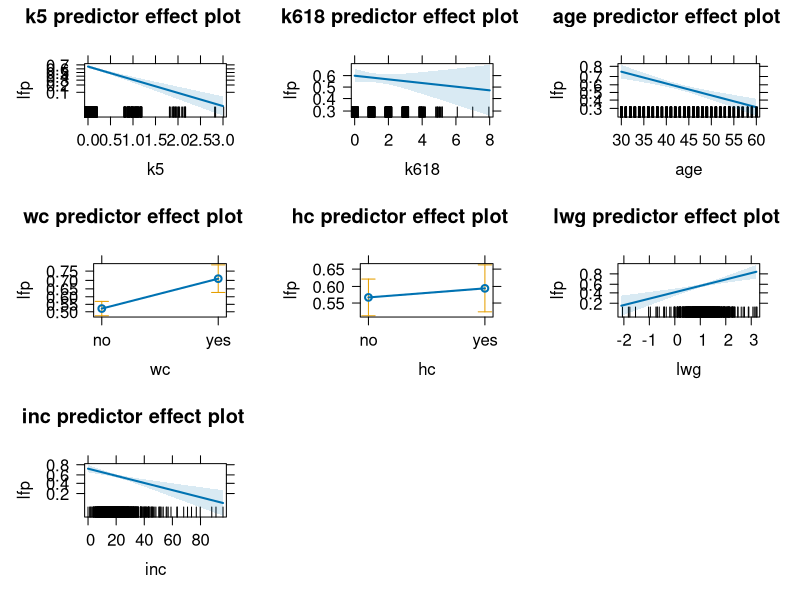

Generate this figure with R:
# Packages ----------------------------------------------------------------

library(carData)
library(car)
library(effects)


# Data --------------------------------------------------------------------

data("Mroz")
?Mroz


# Logistic Regression Fit -------------------------------------------------

fit <-
        glm(
                data = Mroz,
                formula = lfp ~ k5 + k618 + age + wc + hc + lwg + inc,
                family = "binomial" (link = logit)
        )

sumfit <-
        S(fit)


# Plotting Predictor Effects ----------------------------------------------

plot(predictorEffects(fit))
